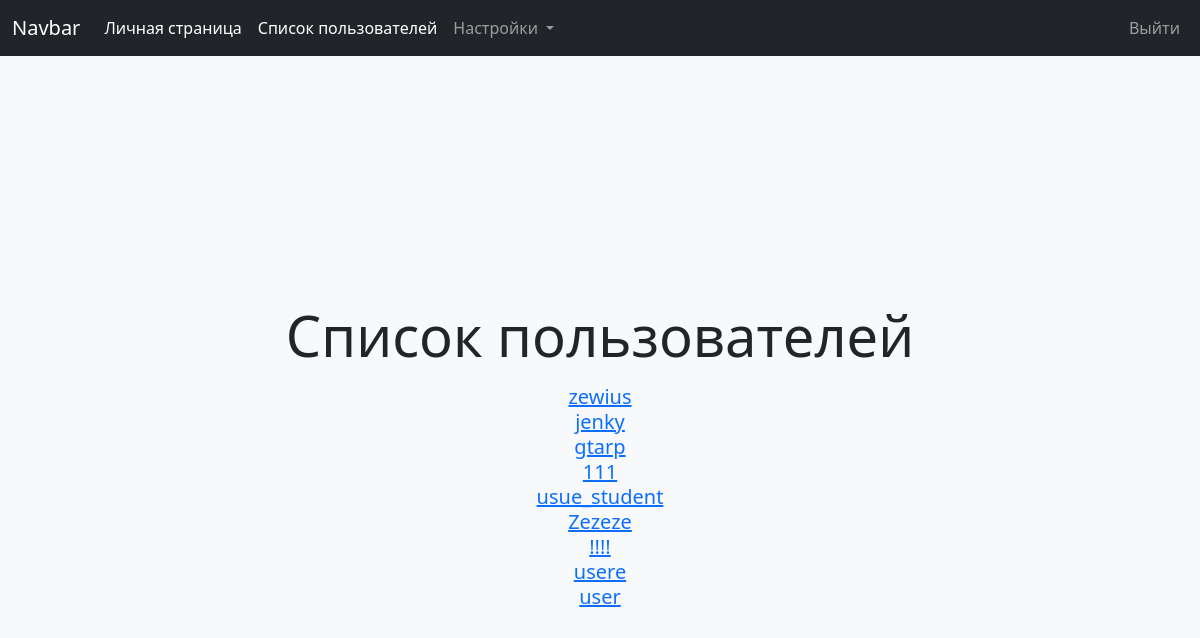
The page /user_list.php (signed in) on the database its author committed.
### tables this page shows
CREATE TABLE `users` (
  `id` bigint(20) NOT NULL,
  `username` varchar(30) NOT NULL,
  `passwd` varchar(100) NOT NULL,
  `role` varchar(60) NOT NULL DEFAULT 'user',
  `email` varchar(255) DEFAULT NULL,
  `first_name` varchar(100) DEFAULT NULL,
  `last_name` varchar(100) DEFAULT NULL,
  `registration_date` datetime NOT NULL
);

### user_list.php (the view, shortened to what this page needs)
<?php
$username = $_GET['username'] ?? $_SESSION['username'];
try {
    $pdo = new PDO('mysql:host=localhost;dbname=bib', 'root', '');
    $stmt = $pdo->prepare('SELECT username, email, first_name, last_name, registration_date, role FROM users WHERE username != :username');
    $stmt->execute(['username' => $username]);
    $users = $stmt->fetchAll();
} catch (PDOException) {
    header('location: login.php?error=internal_server_error');
}
?>
<!doctype html>
<html lang="en">
<head>
    <link href="https://cdn.jsdelivr.net/npm/bootstrap@5.2.3/dist/css/bootstrap.min.css" rel="stylesheet"
>
</head>
<body>
<nav class="navbar navbar-expand-lg navbar-dark bg-dark">
    <div class="container-fluid">
        <a class="navbar-brand"> Navbar </a>
        <div class="collapse navbar-collapse" id="navbarNav">
            <ul class="navbar-nav">
                <li class="nav-item">
                    <a class="nav-link active" aria-current="page" href="user.php"> Личная страница</a>
                </li>
                <li class="nav-item">
                    <a class="nav-link active" aria-current="page" href="user_list.php"> Список пользователей </a>
                </li>
                <li class="nav-item dropdown">
                    <a class="nav-link dropdown-toggle" href="logout.php" role="button" data-bs-toggle="dropdown"
                       aria-expanded="false">
                        Настройки
                    </a>
                </li>
            </ul>
        </div>
        <div class="collapse navbar-collapse justify-content-end" id="navbarNav">
            <ul class="navbar-nav">
                <li class="nav-item">
                    <a class="nav-link" href="logout.php"> Выйти </a>
                </li>
            </ul>
        </div>
    </div>
</nav>
<header class="bg-light">
    <div class="container">
        <div class="d-flex align-items-center" style="height: 100vh;">
            <div class="row mx-auto">
                <div class="col">
                    <div class="card-header">
                        <p class="display-4 text-center">
                            Список пользователей
                        </p>
                        <?php if (!empty($users)) {
                            foreach ($users as $user) {
                                $user_username = $user['username'];
                                echo "<div class='text-center'>";
                                echo "<a class='h5' href='user.php?username=$user_username'> $user_username <a/>";
                                echo "</div>";
                            }
                        } ?>
                    </div>
                </div>
            </div>
        </div>
    </div>
</header>
</body>
</html>

### rows shown on the page
users: username "zewius"
users: username "jenky"
users: username "gtarp"
users: username "111"
users: username "usue_student"
users: username "Zezeze"
users: username "!!!!"
users: username "usere"
users: username "user"
